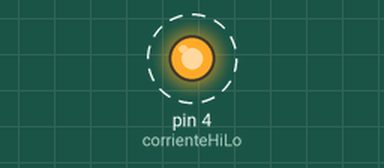
A sketch run on a simulated Arduino Uno, built with avr-gcc and run on an emulated ATmega328P. On the bench: output pins drawn as LEDs (lit = HIGH). Dashed ring = blinking.

Above: at 0.5 s.
Timing chart, 0 to 4.6 s (numbered marks = the images above):
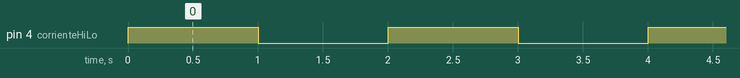

The sketch:

sketch_nov1a.ino
```cpp
int corrienteHiLo = 4;  // corriente alta y baja

void setup() {
  // put your setup code here, to run once:
  pinMode(corrienteHiLo, OUTPUT);
}

void loop() {
  digitalWrite(corrienteHiLo, HIGH);  //
  delay(1000);                      //
  digitalWrite(corrienteHiLo, LOW);   //
  delay(1000);                      //
}
```

Measured:
- by itself, pin 4 (corrienteHiLo): alternates HIGH for 1.0 s and LOW for 1.0 s
